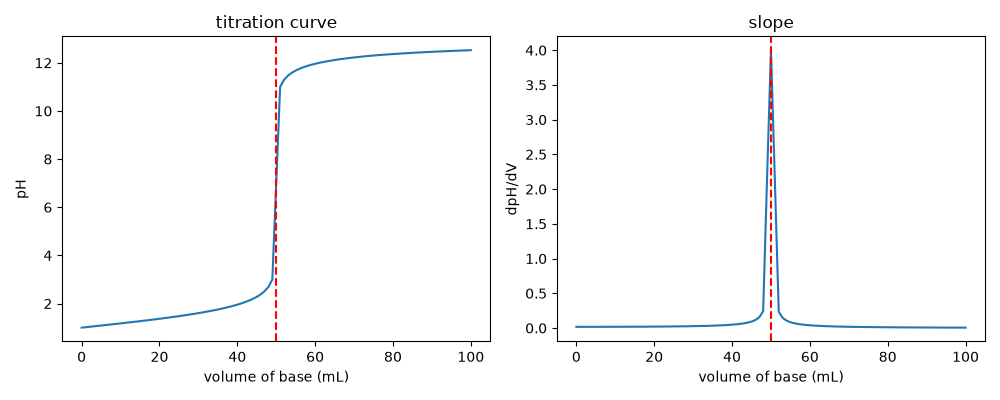

Here is the Python script that generated this plot:
"""
PW2 Lab B Part 5 (bonus) -- find a titration's equivalence point.

titration.csv holds a titration curve: pH versus the volume of base added.
The equivalence point is the volume where the pH changes fastest (the steep
jump). Numerically, that is where the SLOPE of the pH curve is largest.
Run:  python titration.py
"""

import numpy as np
import matplotlib.pyplot as plt

data=np.loadtxt("titration.csv",delimiter=",",skiprows=1)
V=data[:,0]
pH=data[:,1]

slope=np.gradient(pH,V)
i=np.argmax(slope)
print("equivalence point: %.1f mL"%V[i])

fig,ax=plt.subplots(1,2,figsize=(10,4))

ax[0].plot(V,pH)
ax[0].axvline(V[i],color="r",linestyle="--")
ax[0].set_xlabel("volume of base (mL)")
ax[0].set_ylabel("pH")
ax[0].set_title("titration curve")

ax[1].plot(V,slope)
ax[1].axvline(V[i],color="r",linestyle="--")
ax[1].set_xlabel("volume of base (mL)")
ax[1].set_ylabel("dpH/dV")
ax[1].set_title("slope")

plt.tight_layout()
plt.savefig("titration.png")
